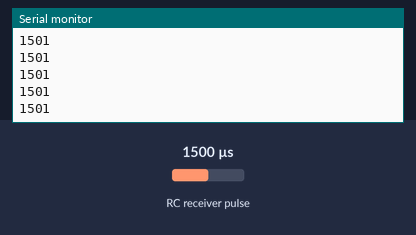
The sketch below on a simulated Arduino Uno, built with avr-gcc and run on an emulated ATmega328P. Parts: the last lines printed to the serial monitor. Wiring (inferred from the names in the program): RC receiver channel: data pin 3. The test bench sets the inputs (shaded band); at power-on: RC receiver pulse 1500 µs.

Above: at 1.2 s.
1.3 s: RC receiver pulse (sensor on pin 3) set to 1020 µs
At 1.35 s:
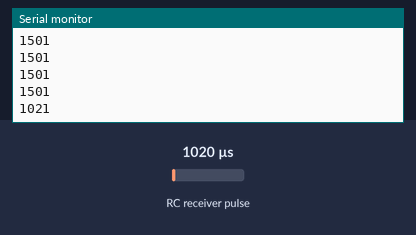
2.8 s: RC receiver pulse (sensor on pin 3) set to 1250 µs
At 2.85 s:
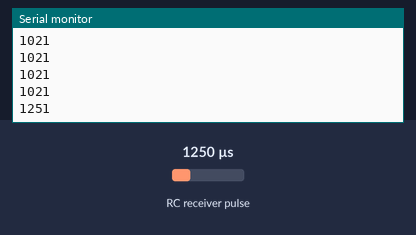
Timing chart, 0 to 5.8 s (numbered marks = the images above; inputs shaded):
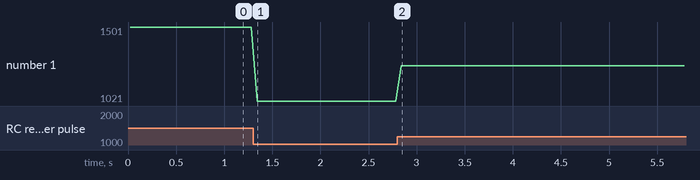

Measured:
- after the input at 1.3 s, the serial monitor: prints a new line at once (image 1)
- after the input at 2.8 s, the serial monitor: prints a new line at once (image 2)
- plotted number 1: 1501 → 1021 after the input at 1.3 s, 1021 → 1251 after the input at 2.8 s

The sketch:

Firmware.ino
```cpp
int ch1Pin = 3;  // Input pin connected to receiver channel
unsigned long duration;

void setup() {
  Serial.begin(9600);
  pinMode(ch1Pin, INPUT);
}

void loop() {
  duration = pulseIn(ch1Pin, HIGH);  // Measure pulse width in microseconds
  Serial.println(duration);          // Typically between 1000 and 2000 µs
  delay(50);                         // Update roughly every frame
}
```
